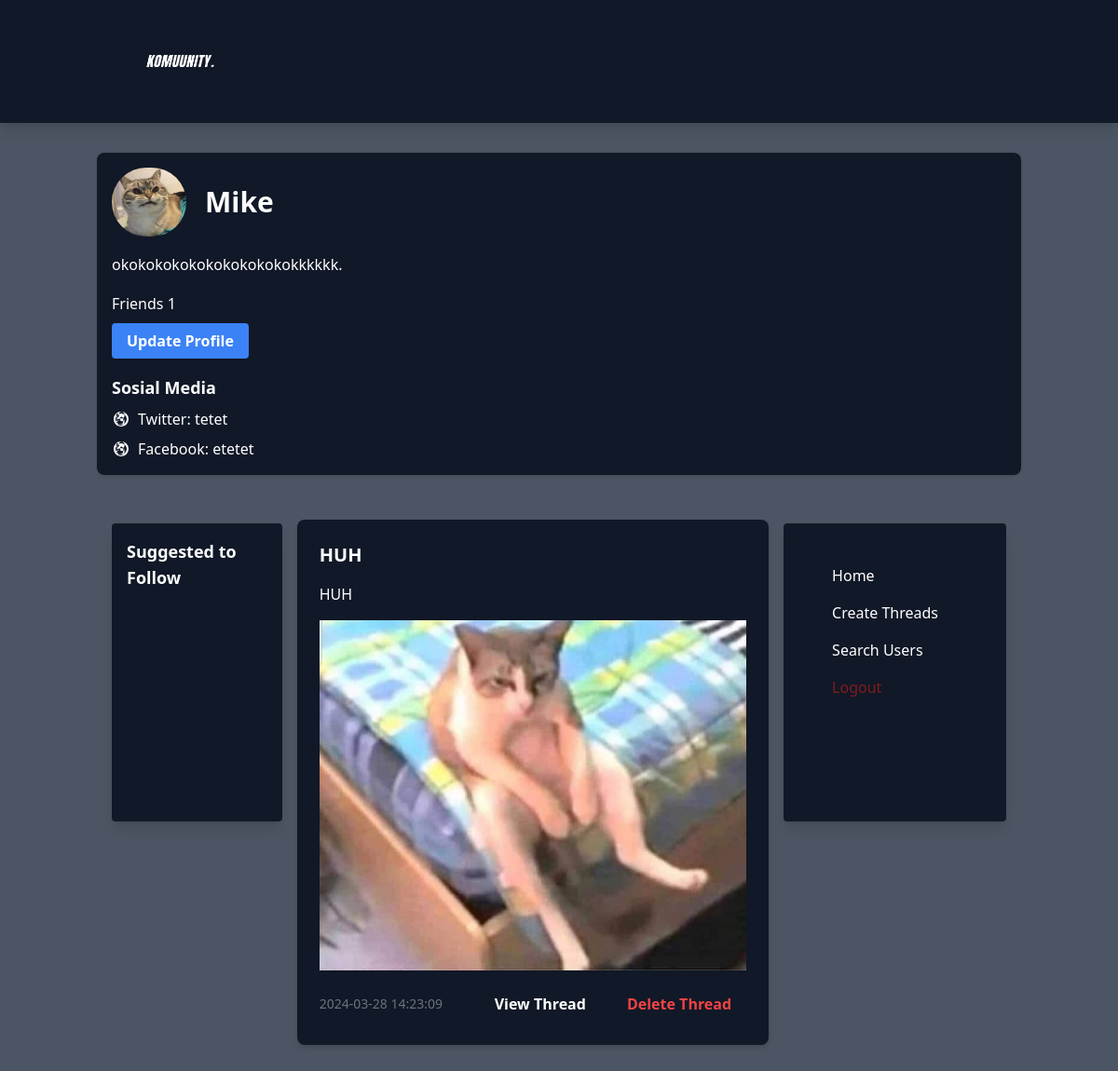
Page /profile (signed in) on the earlier database version.
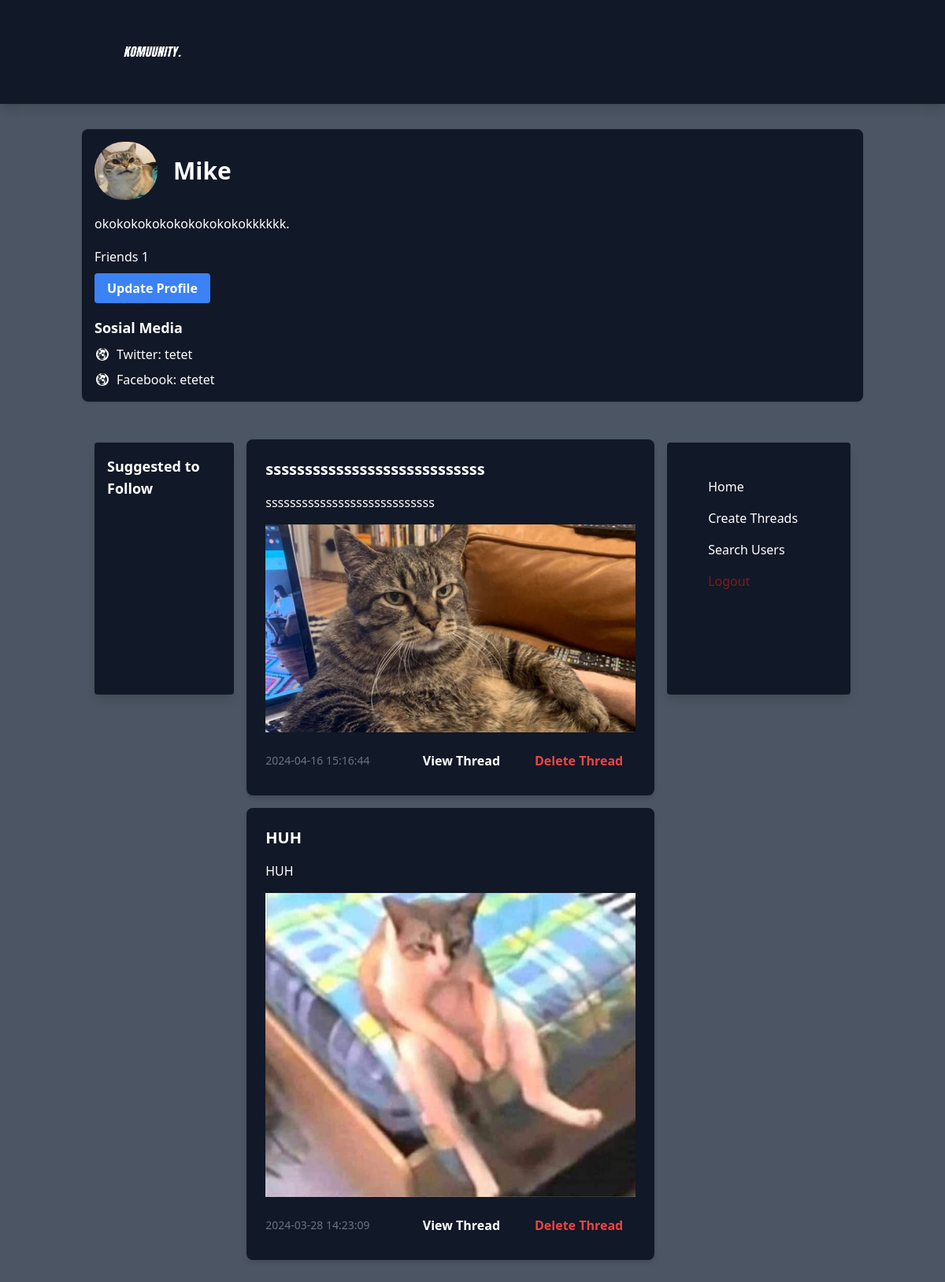
Same page on the later database version.
### app.py (models this page shows)
class Thread(db.Model):
    id = db.Column(db.Integer, primary_key=True)
    title = db.Column(db.String(200), nullable=False)
    content = db.Column(db.Text, nullable=False)
    image_filename = db.Column(db.String(100))
    created_at = db.Column(db.DateTime, default=datetime.utcnow)
    user_id = db.Column(db.Integer, db.ForeignKey('user.id'), nullable=False)
    user = db.relationship('User', backref=db.backref('threads', lazy=True))

### app.py (the view, shortened to what this page needs)
@app.route('/profile', methods=['GET', 'POST'])
@login_required
def profile():
    user_threads = Thread.query.filter_by(user=current_user).order_by(Thread.created_at.desc()).all()
    num_friends = Friendship.query.filter(
        (Friendship.user_id1 == current_user.id) | (Friendship.user_id2 == current_user.id)
    ).count()
    form = UserProfileForm()
    return render_template('profile.html', title='Profile', user_threads=user_threads, user=current_user, num_friends=num_friends, form=form)

### app.py (called while the page is built)
@login_manager.user_loader
def load_user(user_id):
    return User.query.get(int(user_id))

### templates/profile.html (shortened to what the changed rows need)
<!DOCTYPE html>
<html lang="en">
<head>
  <script src="https://cdn.tailwindcss.com"></script>
</head>
<body class="bg-gray-600 font-sans antialiased">
  <div class="container mx-auto px-4 py-8">
    <div class="bg-gray-900 text-white rounded-lg shadow overflow-hidden">
      <div class="p-4">
        <div class="flex items-center justify-between">
          <div class="flex items-center">
            <div>
              <h1 class="text-3xl font-semibold mx-5">{{ current_user.username }}</h1>
            </div>
          </div>
        </div>
        <div class="mt-6">
          <h2 class="text-lg font-semibold">Sosial Media</h2>
        </div>
      </div>
    </div>
    <div class="container mx-auto px-4 py-8 flex justify-center">
        <div class="w-64 bg-gray-900 p-4 mt-5 max-h-[20rem] shadow-lg rounded">
            <div class="overflow-y-auto">
                <h2 class="text-lg font-semibold mb-4 text-white">Suggested to Follow</h2>
            </div>
        </div>
        <div class="post-container flex-grow text-white">
            <div class="post-container-content">
                {% for thread in user_threads %}
                <div class="bg-gray-900 rounded-lg shadow-md p-6 mb-4">
                    <h3 class="text-xl font-semibold mb-4">{{ thread.title }}</h3>
                    <p class="text-white">{{ thread.content }}</p>
                    {% if thread.image_filename %}
                    <div class="w-full flex justify-center mt-4">
                        <img src="{{ url_for('static', filename='images/' + thread.image_filename) }}" alt="Thread Image">
                    </div>
                    {% endif %}
                    <div class="flex justify-between items-center mt-4">
                        <p class="text-gray-500 text-sm">{{ thread.created_at.strftime('%Y-%m-%d %H:%M:%S') }}</p>
                        <div class="justify-end flex gap-3">
                            <a href="{{ url_for('view_thread', thread_id=thread.id) }}" class="text-white font-semibold py-2 px-4">View Thread</a>
                            {% if current_user == thread.user %}
                            <form method="post" action="{{ url_for('delete_thread', thread_id=thread.id) }}">
                                <button type="submit" class="text-red-500 font-semibold py-2 px-4" onclick="return confirm('Are you sure you want to delete this thread?')">Delete Thread</button>
                            </form>
                            {% endif %}
                        </div>
                    </div>
                </div>
                {% endfor %}
            </div>
        </div>
    </div>
</body>
</html>

Differences in the rows shown:
added Thread: title "ssssssssssssssssssssssssssss", content "ssssssssssssssssssssssssssss", image_filename (picture), created_at "2024-04-16 15:16:44"
